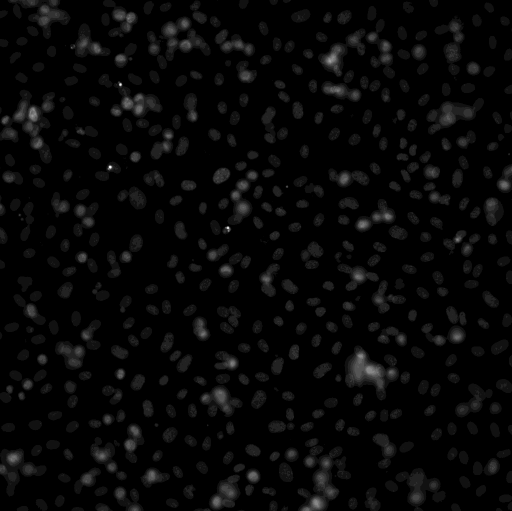
#> input picture fig3/superseded/workfolders/v3/codeB/g/nuclei.tif, 1024 x 1022 px (shown at 1/2 size)
$ python generic.py
#> lines starting #> are read from the running program, lines starting #| are printed output that depends on the picture; after the words box and inside, x2 and y2 are one past the last pixel; in counts of white or black regions, pixels touching at a corner belong together
import numpy as np
import tifffile
from scipy import ndimage as ndi
from skimage import (filters, morphology, measure, segmentation,
                     feature, exposure, io, color)
import matplotlib
matplotlib.use("Agg")
import matplotlib.pyplot as plt
import pandas as pd

# ---------------- User parameters (tune these) ----------------
IMG_PATH       = "nuclei.tif"
PIXEL_SIZE_UM  = None      # set e.g. 0.65 to get areas in um^2
SIGMA          = 1.0       # smoothing (px)
BG_SIGMA       = 25        # large-scale background estimate (px)
LOCAL_BLOCK    = 51        # odd; should be > ~2-3x nucleus diameter
LOCAL_OFFSET   = 0.0       # raise to be stricter, lower (negative) to be more permissive
MIN_AREA       = 30        # px; removes debris
MAX_AREA       = 2000      # px; flag very large objects (merged clumps)
MIN_DIST       = 4         # px; min distance between nucleus centres (~ radius)
H_MAXIMA       = 0.7       # smoothing of the distance map to avoid over-splitting
# --------------------------------------------------------------

# 1. Load and make 2D float
img = tifffile.imread(IMG_PATH)
#> img is the input picture: shape (1022, 1024) uint16; min 48, max 4095, mean 224.9
if img.ndim > 2:
    print(f"Image has shape {img.shape}; using a max projection over the first axis. "
          "Adjust this if it is a multichannel stack.")
    img = img.max(axis=0)
img = img.astype(np.float32)

# 2. Normalise and compress dynamic range (dim and bright nuclei coexist)
p1, p995 = np.percentile(img, (1, 99.5))
#> p1 = 62; p995 = 1405
norm = np.clip((img - p1) / (p995 - p1 + 1e-9), 0, 1)
logimg = np.log1p(50 * norm) / np.log1p(50)          # log-like transform

# 3. Smooth and subtract background
smooth = filters.gaussian(logimg, SIGMA)
bg = filters.gaussian(smooth, BG_SIGMA)
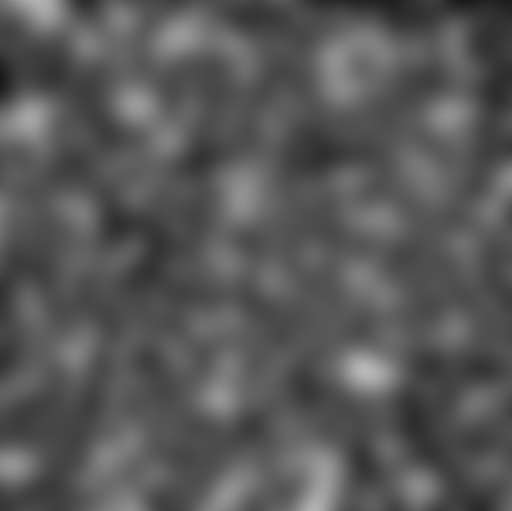
#> bg: shape (1022, 1024) float32 (shown at 1/2 size); min 0.0976, max 0.724, mean 0.348
flat = smooth - bg

# 4. Foreground: local threshold, plus a global Otsu floor to reject empty background
loc = filters.threshold_local(flat, LOCAL_BLOCK, method="gaussian", offset=LOCAL_OFFSET)
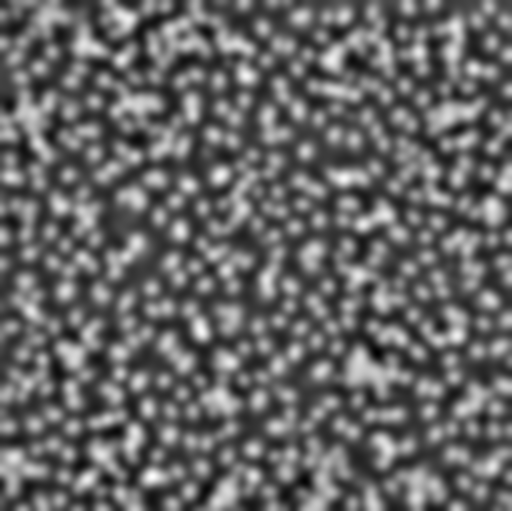
#> loc: shape (1022, 1024) float32 (shown at 1/2 size); min -0.287, max 0.428, mean 0.000384; drawn with min black and max white
global_floor = filters.threshold_otsu(flat) * 0.5
#> global_floor = 0.0388
mask = (flat > loc) & (flat > global_floor)
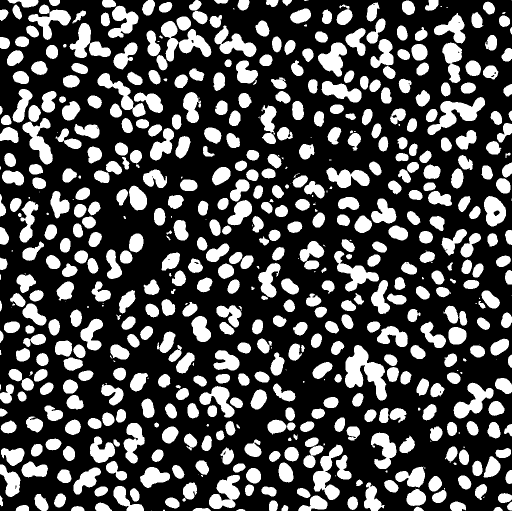
#> mask: shape (1022, 1024) bool (shown at 1/2 size); 31.2% white; 596 white regions (76 under 20 px), largest, box (x1, y1, x2, y2) and area: (690, 690, 774, 801) 4588, (855, 194, 970, 270) 3369, (626, 889, 686, 1000) 2769

mask = morphology.remove_small_objects(mask, MIN_AREA)
mask = morphology.binary_opening(mask, morphology.disk(1))
#> mask: shape (1022, 1024) bool; 31% white; 511 white regions (4 under 20 px), largest, box (x1, y1, x2, y2) and area: (690, 690, 774, 801) 4584, (855, 194, 970, 270) 3365, (626, 889, 686, 1000) 2768
mask = ndi.binary_fill_holes(mask)

# 5. Split touching nuclei: distance transform + intensity, seeded watershed
dist = ndi.distance_transform_edt(mask)
dist_s = filters.gaussian(dist, 1)
combined = dist_s / (dist_s.max() + 1e-9) + 0.3 * smooth / (smooth.max() + 1e-9)

hmax = morphology.h_maxima(dist_s, H_MAXIMA)
#> hmax: shape (1022, 1024); values 0 (black) and 1 (white), 0.06% white in thin lines or dots
seeds, _ = ndi.label(hmax & mask)
#> seeds: shape (1022, 1024) int32; 660 distinct labels, from 0 to 659
# fall back on peak_local_max if h-maxima gives too few seeds
if seeds.max() < 10:
    pk = feature.peak_local_max(combined, min_distance=MIN_DIST,
                                labels=measure.label(mask), exclude_border=False)
    seeds = np.zeros_like(mask, dtype=int)
    seeds[tuple(pk.T)] = np.arange(1, len(pk) + 1)

labels = segmentation.watershed(-combined, seeds, mask=mask)
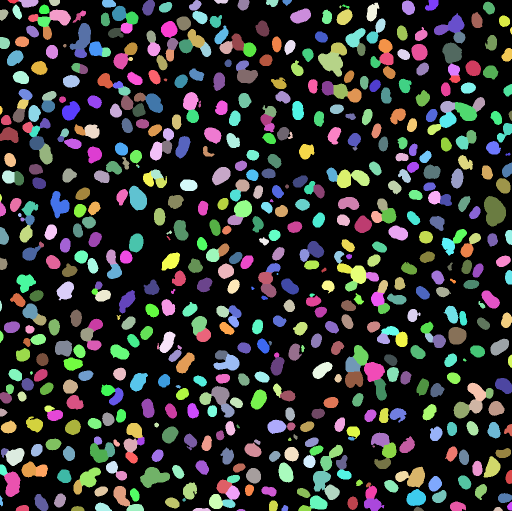
#> labels: shape (1022, 1024) int32 (shown at 1/2 size); 660 distinct labels, from 0 to 659; one colour per label, 0 black

# 6. Clean up: drop tiny fragments and objects touching nothing meaningful
labels = morphology.remove_small_objects(labels, MIN_AREA)
#> labels: shape (1022, 1024) int32; 654 distinct labels, from 0 to 659
labels, _, _ = segmentation.relabel_sequential(labels)
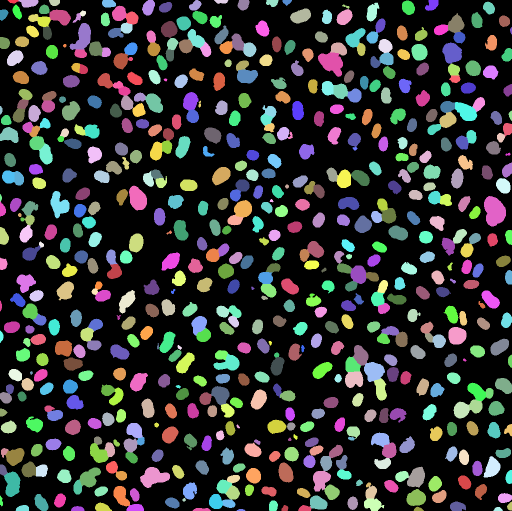
#> labels: shape (1022, 1024) int32 (shown at 1/2 size); 654 distinct labels, from 0 to 653; one colour per label, 0 black

# 7. Measurements
scale = PIXEL_SIZE_UM if PIXEL_SIZE_UM else 1.0
unit = "um" if PIXEL_SIZE_UM else "px"
props = measure.regionprops_table(
    labels, intensity_image=img,
    properties=("label", "area", "centroid", "eccentricity", "solidity",
                "mean_intensity", "max_intensity"))
#> props = 8 items
df = pd.DataFrame(props)
#> df = table of 653 rows and 8 columns
df["area"] = df["area"] * scale**2
df = df.rename(columns={"area": f"area_{unit}2"})
df["possible_merge"] = (df["solidity"] < 0.85) | (df[f"area_{unit}2"] > MAX_AREA * scale**2)
df.to_csv("nuclei_measurements.csv", index=False)

print(f"Nuclei detected: {labels.max()}")
#| Nuclei detected: 653
print(f"Median area: {df[f'area_{unit}2'].median():.1f} {unit}^2")
#| Median area: 482.0 px^2
print(f"Objects flagged as possible merges (low solidity / very large): {df['possible_merge'].sum()}")
#| Objects flagged as possible merges (low solidity / very large): 14

# 8. Save label image and QC overlay
tifffile.imwrite("nuclei_labels.tif", labels.astype(np.uint16))

fig, ax = plt.subplots(1, 2, figsize=(16, 8))
disp = exposure.equalize_adapthist(norm, clip_limit=0.02)
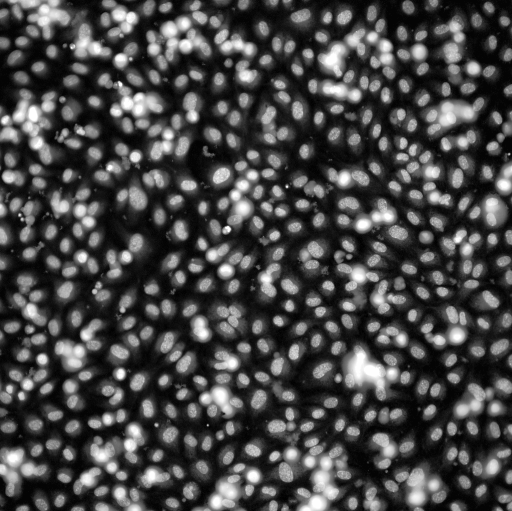
#> disp: shape (1022, 1024) float32 (shown at 1/2 size); min 0, max 1, mean 0.278
ax[0].imshow(disp, cmap="gray"); ax[0].set_title("Input (contrast enhanced)")
ax[1].imshow(segmentation.mark_boundaries(np.dstack([disp] * 3), labels,
                                          color=(1, 0.2, 0.2), mode="inner"))
ax[1].set_title(f"Segmentation: {labels.max()} nuclei")
for a in ax: a.axis("off")
plt.tight_layout()
plt.savefig("nuclei_segmentation_QC.png", dpi=150)
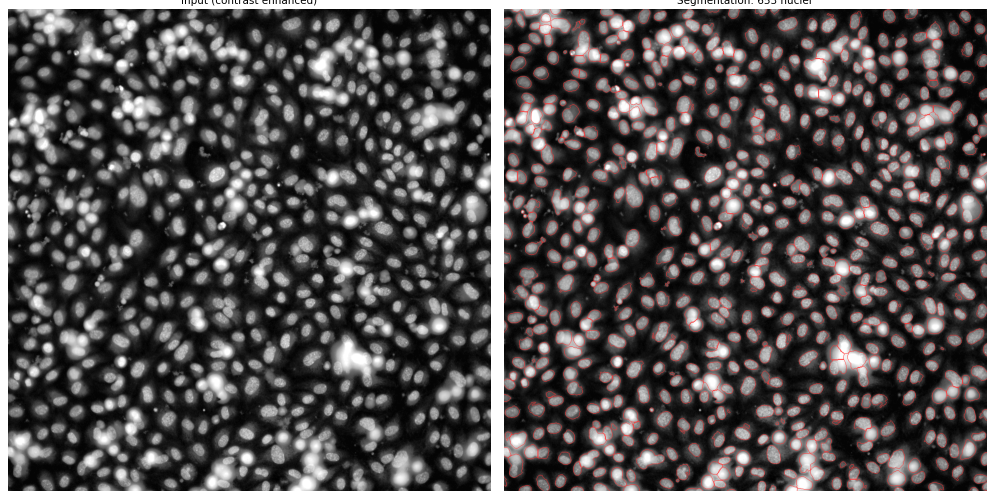
#> figure drawn by matplotlib, 2 panels
